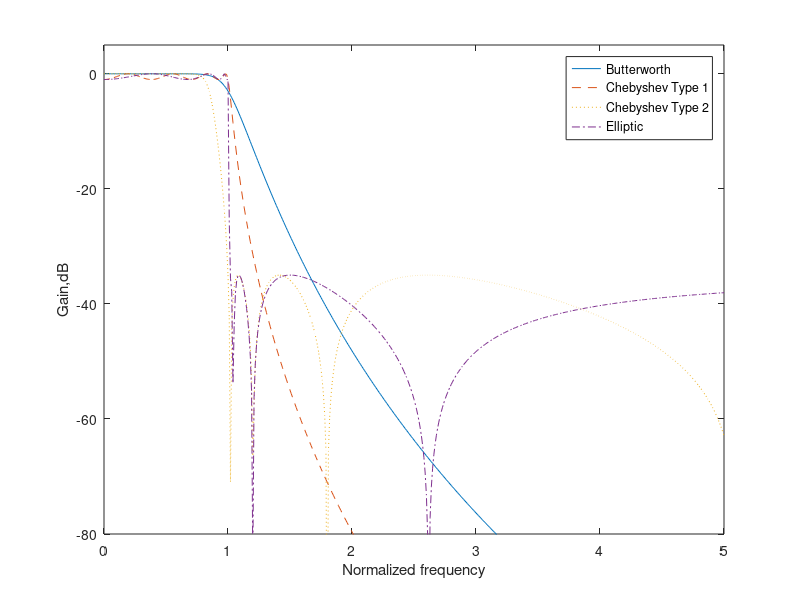
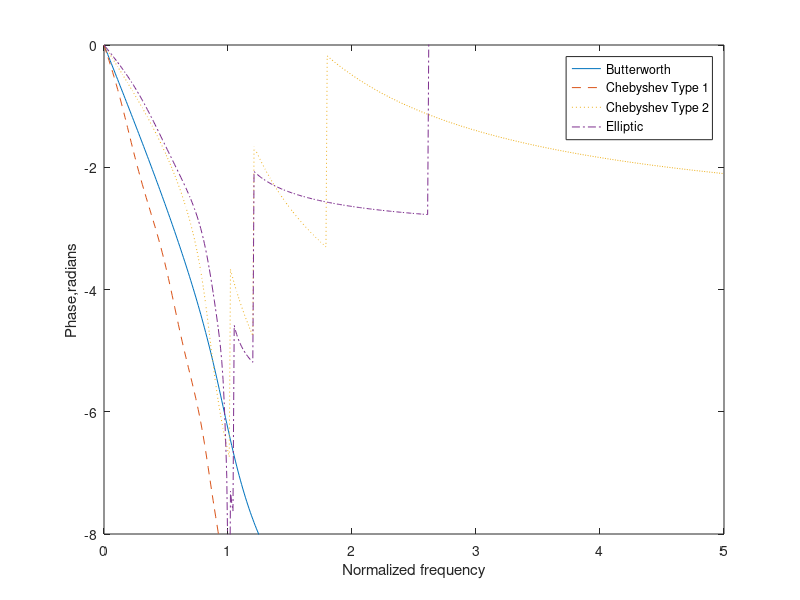

MATLAB code to generate these figures, in order:
clear all;clc;
[z,p,k]=buttap(8);
[num1,den1]=zp2tf(z,p,k);[z,p,k]=cheb1ap(8,1);
[num2,den2]=zp2tf(z,p,k);[z,p,k]=cheb2ap(8,35);
[num3,den3]=zp2tf(z,p,k);[z,p,k]=ellipap(8,1,35);
[num4,den4]=zp2tf(z,p,k);
omega=[0:0.01:5];
h1=freqs(num1,den1,omega);h2=freqs(num2,den2,omega);
h3=freqs(num3,den3,omega);h4=freqs(num4,den4,omega);
ph1=angle(h1);ph1=unwrap(ph1);
ph2=angle(h2);ph2=unwrap(ph2);
ph3=angle(h3);ph3=unwrap(ph3);
ph4=angle(h4);ph4=unwrap(ph4);
figure(1),plot(omega,20*log10(abs(h1)),'-');hold on
plot(omega,20*log10(abs(h2)),'--');hold on
plot(omega,20*log10(abs(h3)),': ');hold on
plot(omega,20*log10(abs(h4)),'-.');
xlabel('Normalized frequency');ylabel('Gain,dB');axis([0 5 -80 5]);
legend('Butterworth','Chebyshev Type 1','Chebyshev Type 2','Elliptic');hold off
figure(2),plot(omega,ph1,'-');hold on
plot(omega,ph2,'--');hold on
plot(omega,ph3,': ');hold on
plot(omega,ph4,'-.')
xlabel('Normalized frequency');ylabel('Phase,radians');axis([0 5 -8 0]);
legend('Butterworth','Chebyshev Type 1','Chebyshev Type 2','Elliptic');
